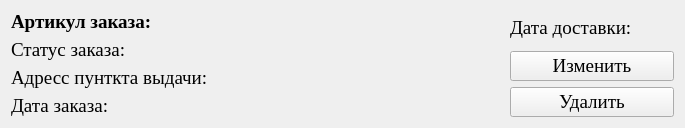
<?xml version="1.0" encoding="UTF-8"?>
<ui version="4.0">
 <class>Order</class>
 <widget class="QFrame" name="Order">
  <property name="geometry">
   <rect>
    <x>0</x>
    <y>0</y>
    <width>685</width>
    <height>123</height>
   </rect>
  </property>
  <property name="minimumSize">
   <size>
    <width>685</width>
    <height>0</height>
   </size>
  </property>
  <property name="maximumSize">
   <size>
    <width>685</width>
    <height>16777215</height>
   </size>
  </property>
  <property name="baseSize">
   <size>
    <width>685</width>
    <height>0</height>
   </size>
  </property>
  <property name="font">
   <font>
    <family>Times New Roman</family>
    <pointsize>14</pointsize>
   </font>
  </property>
  <property name="windowTitle">
   <string>Frame</string>
  </property>
  <layout class="QHBoxLayout" name="horizontalLayout" stretch="3,1">
   <item>
    <layout class="QVBoxLayout" name="verticalLayout">
     <item>
      <widget class="QLabel" name="Article">
       <property name="font">
        <font>
         <weight>75</weight>
         <bold>true</bold>
        </font>
       </property>
       <property name="text">
        <string>Артикул заказа: </string>
       </property>
      </widget>
     </item>
     <item>
      <widget class="QLabel" name="Status">
       <property name="text">
        <string>Статус заказа: </string>
       </property>
      </widget>
     </item>
     <item>
      <widget class="QLabel" name="Address">
       <property name="text">
        <string>Адресс пунткта выдачи: </string>
       </property>
       <property name="wordWrap">
        <bool>true</bool>
       </property>
      </widget>
     </item>
     <item>
      <widget class="QLabel" name="Date">
       <property name="text">
        <string>Дата заказа: </string>
       </property>
      </widget>
     </item>
    </layout>
   </item>
   <item>
    <layout class="QVBoxLayout" name="verticalLayout_2">
     <item>
      <widget class="QLabel" name="DateDelivery">
       <property name="text">
        <string>Дата доставки: </string>
       </property>
      </widget>
     </item>
     <item>
      <widget class="QPushButton" name="Update">
       <property name="text">
        <string>Изменить</string>
       </property>
      </widget>
     </item>
     <item>
      <widget class="QPushButton" name="Delete">
       <property name="text">
        <string>Удалить</string>
       </property>
      </widget>
     </item>
    </layout>
   </item>
  </layout>
 </widget>
 <resources/>
 <connections/>
</ui>
